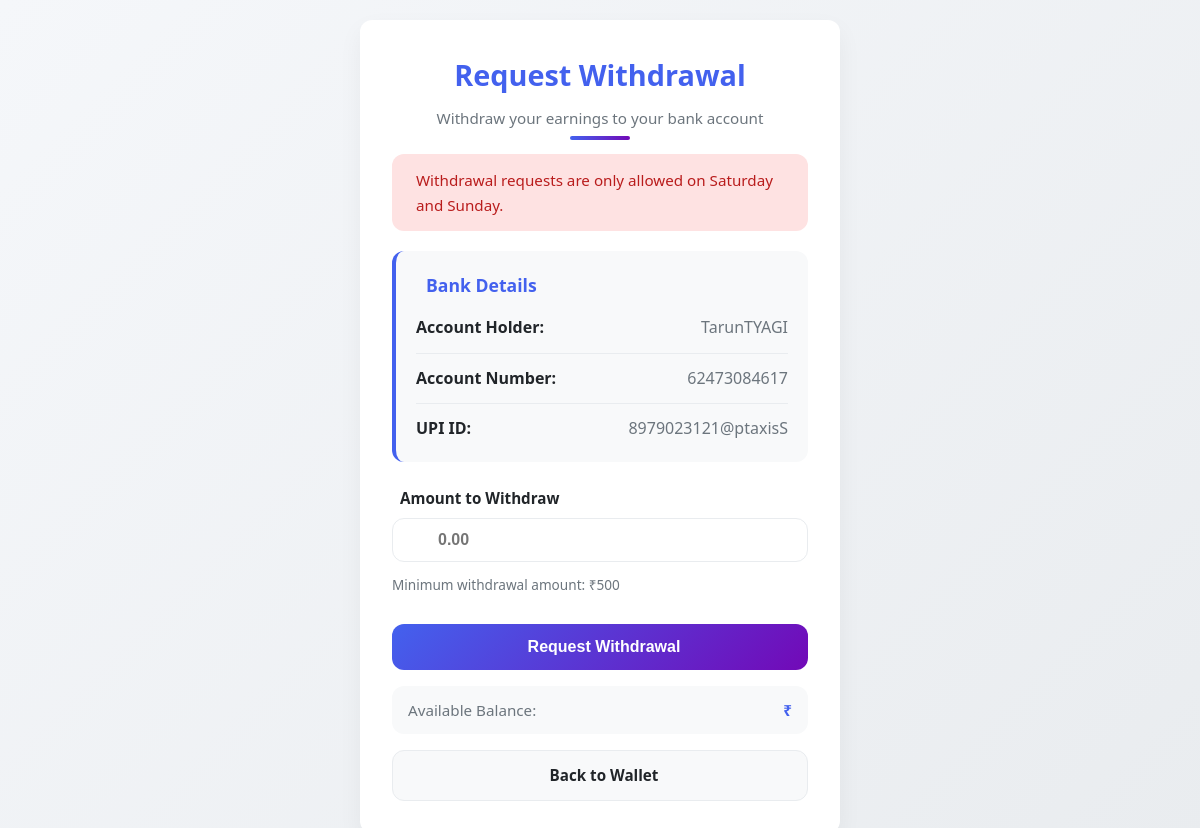
/wallet/withdraw/ (signed in), run on the app's committed database.
### seller/models.py (models this page shows, shortened)
class Seller(models.Model):
    email = models.EmailField(unique=True)
    phone = models.CharField(max_length=20)
    username = models.CharField(max_length=150, unique=True)
    business_name = models.CharField(max_length=255)
    owner_name = models.CharField(max_length=255)
    address = models.TextField()
    state = models.CharField(max_length=100,blank=True, null=True)
    city = models.CharField(max_length=100,blank=True, null=True)
    pincode = models.CharField(max_length=10,blank=True, null=True)
    bank_account_name = models.CharField(max_length=150, blank=True)
    bank_account_no = models.CharField(max_length=40, blank=True)
    ifsc = models.CharField(max_length=20, blank=True)
    upi_id = models.CharField(max_length=100, blank=True, null=True)
    gst = models.CharField(max_length=20, blank=True, null=True)
    pan = models.CharField(max_length=20, blank=True, null=True)
    pan_photo = models.ImageField(upload_to="seller_docs/pan/%Y/%m/", blank=True, null=True)
    aadhar_number = models.CharField(max_length=16, blank=True, null=True)
    aadhar_photo = models.ImageField(upload_to="seller_docs/aadhar/%Y/%m/", blank=True, null=True)
    password_hash = models.CharField(max_length=255)
    is_email_verified = models.BooleanField(default=False)
    is_approved = models.BooleanField(default=False)
    approved_at = models.DateTimeField(blank=True, null=True)
    created_at = models.DateTimeField(auto_now_add=True)
    reset_otp_code = models.CharField(max_length=6, blank=True, null=True)
    reset_otp_expires_at = models.DateTimeField(blank=True, null=True)
    reset_resend_cooldown_until = models.DateTimeField(blank=True, null=True)

### seller/views.py (the view)
    def wrapper(request, *args, **kwargs):
        seller_id = request.session.get("seller_id")
        if not seller_id:
            messages.error(request, "Please log in.")
            return redirect("seller:seller_login")
        request.seller = get_object_or_404(Seller, id=seller_id)
        return view_func(request, *args, **kwargs)

### basicinfo/context_processors.py (called while the page is built)
def basicinfo_context(request):
    basicinfo = NavImage.objects.first()
    nav_image_url = basicinfo.logo_image.url if basicinfo and basicinfo.logo_image else ''
    return {
        'nav_image': nav_image_url,
        'basicinfo': basicinfo,  # optional full object for other fields
    }

### seller/views.py (called while the page is built)
def require_seller_login(view_func):
    def wrapper(request, *args, **kwargs):
        seller_id = request.session.get("seller_id")
        if not seller_id:
            messages.error(request, "Please log in.")
            return redirect("seller:seller_login")
        request.seller = get_object_or_404(Seller, id=seller_id)
        return view_func(request, *args, **kwargs)
    return wrapper

### wallet/views.py (called while the page is built, shortened)
@require_seller_login
def withdrawal_request_view(request):
    seller = request.seller
    wallet = SellerWallet.objects.filter(seller=seller).first()
    today = timezone.now().weekday()  # Monday=0 ... Sunday=6
    if today not in [1,3,5, 6]:
        messages.error(request, "Withdrawal requests are only allowed on Saturday and Sunday.")
        return render(request, "wallet/withdraw_request.html", {"seller": seller})

### wishlist/context_processors.py (called while the page is built)
def wishlist_count(request):
    if request.user.is_authenticated:
        return {'wishlist_count': Wishlist.objects.filter(user=request.user).count()}
    return {'wishlist_count': 0}

### templates/wallet/withdraw_request.html (shortened to what this page needs)
{% load static %}
{% block content %}
</head>
<body>
    <div class="container">
        <div class="header">
            <h2>Request Withdrawal</h2>
            <p class="subtitle">Withdraw your earnings to your bank account</p>
        </div>
        {% if messages %}
            {% for message in messages %}
                <div class="message">
                    <span>{{ message }}</span>
                </div>
            {% endfor %}
        {% endif %}
        <div class="info-card">
            <h3> Bank Details</h3>
            <div class="info-item">
                <span class="info-label">Account Holder:</span>
                <span class="info-value">{{ request.seller.bank_account_name|default:"Not set" }}</span>
            </div>
            <div class="info-item">
                <span class="info-label">Account Number:</span>
                <span class="info-value">{{ request.seller.bank_account_no|default:"Not set" }}</span>
            </div>
            <div class="info-item">
                <span class="info-label">UPI ID:</span>
                <span class="info-value">{{ request.seller.upi_id|default:"Not set" }}</span>
            </div>
        </div>
        <form method="post" id="withdrawalForm">
            <div class="form-group">
                <label for="amount"> Amount to Withdraw</label>
                <div class="input-with-icon">
                    <input type="number" id="amount" step="0.01" name="amount" min="500" placeholder="0.00" required class="amount-input">
                </div>
                <div class="min-amount">Minimum withdrawal amount: ₹500</div>
            </div>
            <button type="submit" class="submit-btn" id="submitBtn">
                 Request Withdrawal
            </button>
        </form>
        <div class="balance-info">
            <span class="balance-label">Available Balance:</span>
            <span class="balance-amount">₹{{ wallet.available_balance }}</span>
        </div>
        <a href="{% url 'wallet:wallet_dashboard' %}" class="btn">
             Back to Wallet
        </a>
    </div>
    {% endblock %}

### templates/wallet/withdraw_request.html (style rules this page uses)
* { margin: 0; padding: 0; box-sizing: border-box; }
body { font-family: 'Segoe UI', system-ui, -apple-system, sans-serif; background: linear-gradient(135deg, #f5f7fa 0%, #e9ecef 100%); color: var(--dark); line-height: 1.6; display: flex; justify-content: center; align-items: flex-start; min-height: 100vh; padding: 20px; }
.container { background: #fff; width: 100%; max-width: 480px; padding: 2rem; border-radius: var(--border-radius); box-shadow: var(--box-shadow); animation: fadeIn 0.5s ease-in-out; }
.header { text-align: center; margin-bottom: 1.5rem; position: relative; }
.header::after { content: ''; position: absolute; bottom: -10px; left: 50%; transform: translateX(-50%); width: 60px; height: 4px; background: linear-gradient(to right, var(--primary), var(--secondary)); border-radius: 2px; }
h2 { color: var(--primary); font-weight: 700; font-size: 1.8rem; margin-bottom: 0.5rem; }
.subtitle { color: var(--gray); font-size: 0.95rem; }
.message { margin-bottom: 1.25rem; padding: 0.875rem; border-radius: var(--border-radius); font-size: 0.95rem; background: #fee2e2; color: #b91c1c; display: flex; align-items: center; gap: 10px; }
.info-card { background: var(--light); padding: 1.25rem; border-radius: var(--border-radius); margin-bottom: 1.5rem; border-left: 4px solid var(--primary); }
.info-card h3 { display: flex; align-items: center; gap: 10px; font-size: 1.1rem; margin-bottom: 1rem; color: var(--primary); }
.info-item { display: flex; justify-content: space-between; margin-bottom: 0.75rem; padding-bottom: 0.75rem; border-bottom: 1px solid var(--gray-light); }
.info-item:last-child { margin-bottom: 0; padding-bottom: 0; border-bottom: none; }
.info-label { font-weight: 600; color: var(--dark); }
.info-value { color: var(--gray); }
form { display: flex; flex-direction: column; gap: 1.25rem; }
.form-group { display: flex; flex-direction: column; gap: 0.5rem; }
label { font-weight: 600; font-size: 0.95rem; display: flex; align-items: center; gap: 8px; }
input[type=number], input[type=text] { padding: 12px 16px; border: 1px solid var(--gray-light); border-radius: var(--border-radius); font-size: 1rem; transition: var(--transition); width: 100%; background: #fff; }
.input-with-icon { position: relative; }
.input-with-icon input { padding-left: 45px; }
.amount-input { font-weight: 600; }
.min-amount { font-size: 0.85rem; color: var(--gray); margin-top: 4px; }
.submit-btn { padding: 14px; border-radius: var(--border-radius); background: linear-gradient(135deg, var(--primary), var(--secondary)); color: #fff; font-size: 1rem; font-weight: 600; border: none; cursor: pointer; transition: var(--transition); display: flex; justify-content: center; align-items: center; gap: 8px; margin-top: 0.5rem; }
.btn { display: flex; justify-content: center; align-items: center; gap: 8px; text-align: center; width: 100%; margin-top: 1rem; padding: 12px; border-radius: var(--border-radius); background: var(--light); color: var(--dark); font-size: 0.95rem; font-weight: 600; text-decoration: none; transition: var(--transition); border: 1px solid var(--gray-light); }
.balance-info { display: flex; justify-content: space-between; background: var(--light); padding: 12px 16px; border-radius: var(--border-radius); margin-top: 1rem; font-size: 0.95rem; }
.balance-label { color: var(--gray); }
.balance-amount { font-weight: 700; color: var(--primary); }

### data on the page
Seller: seller.bank_account_name "TarunTYAGI", seller.bank_account_no "62473084617", seller.upi_id "8979023121@ptaxisS"

### other printed values
{{ message }} "Withdrawal requests are only allowed on Saturday and Sunday."
